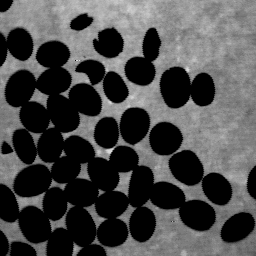
#> input picture TP_LPE/Image.png, 256 x 256 px
$ python lpe2.py
#> lines starting #> are read from the running program, lines starting #| are printed output that depends on the picture; after the words box and inside, x2 and y2 are one past the last pixel; in counts of white or black regions, pixels touching at a corner belong together
import numpy as np
import cv2 as cv
import matplotlib.pyplot as plt

plt.clf()

#Variables
Seuil=20

#Import de l'image
img_grains = cv.imread('Image.png',cv.CV_8UC1)
#> img_grains is the input picture: shape (256, 256); min 0, max 220, mean 73.3

#Seuillage
ret,img_seuil=cv.threshold(img_grains,Seuil,1,cv.THRESH_BINARY_INV)
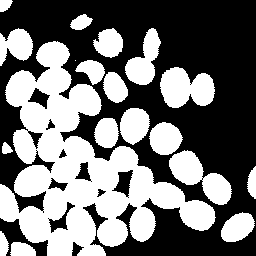
#> img_seuil: shape (256, 256); values 0 (black) and 1 (white), 44.9% white; 19 white regions (1 under 20 px), largest, box (x1, y1, x2, y2) and area: (0, 41, 216, 256) 18627, (160, 67, 215, 108) 1620, (169, 150, 232, 205) 1591
#> ret = 20

#Carte des distances
img_distance=cv.distanceTransform(img_seuil,cv.DIST_L2, cv.DIST_MASK_PRECISE) #Calcul de la carte des distances
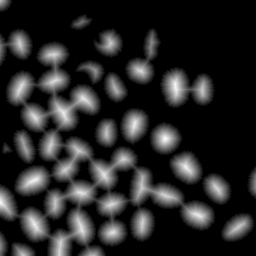
#> img_distance: shape (256, 256) float32; min 0, max 15.62, mean 2.35; drawn with min black and max white
img_distance_inv=(np.amax(img_distance)-img_distance) #Inversion de la carte des distances
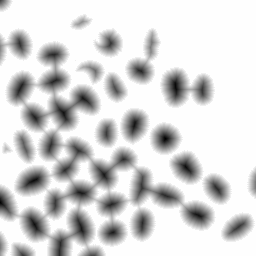
#> img_distance_inv: shape (256, 256) float32; min 0, max 15.62, mean 13.27; drawn with min black and max white
img_distance_final=cv.multiply(img_distance_inv.astype(np.uint8),img_seuil)
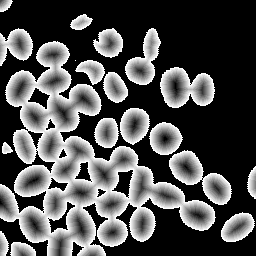
#> img_distance_final: shape (256, 256); min 0, max 14, mean 4.44; drawn with min black and max white

#Obtention des marqueurs des grains deimg_grains
img_dist_seuil_adapt=cv.adaptiveThreshold(img_distance_inv.astype(np.uint8),np.amax(img_distance_final),cv.ADAPTIVE_THRESH_GAUSSIAN_C,cv.THRESH_BINARY_INV,19,2)
#> img_dist_seuil_adapt: shape (256, 256); values 0 (black) and 14 (white), 4% white in thin lines or dots
kernel_open = np.ones((2,2),np.uint8)
img_dist_open=cv.morphologyEx(img_dist_seuil_adapt,cv.MORPH_OPEN,kernel_open)
#> img_dist_open: shape (256, 256); values 0 (black) and 14 (white), 3.2% white; 55 white regions (15 under 20 px), largest, box (x1, y1, x2, y2) and area: (137, 174, 146, 202) 76, (230, 222, 247, 236) 67, (56, 104, 70, 123) 64
kernel_dilate = np.ones((3,3),np.uint8)
img_dist_open=cv.dilate(img_dist_open,kernel_dilate,10)
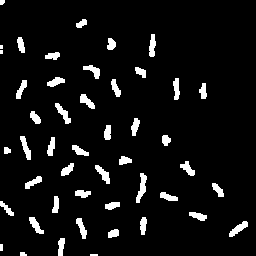
#> img_dist_open: shape (256, 256); values 0 (black) and 14 (white), 6.5% white; 47 white regions (3 under 20 px), largest, box (x1, y1, x2, y2) and area: (136, 173, 147, 203) 162, (55, 103, 71, 124) 134, (229, 221, 248, 237) 133

#Obtention des marqueurs du fond
kernel_erode = np.ones((3,3),np.uint8)
ret,img_seuil_inv=cv.threshold(img_grains,Seuil,255,cv.THRESH_BINARY)
img_marq_fond=cv.erode(img_seuil_inv,kernel_erode,15)
#> img_marq_fond: shape (256, 256); 48.2% white; 21 white regions (7 under 20 px), largest, box (x1, y1, x2, y2) and area: (0, 0, 256, 256) 29810, (0, 220, 47, 256) 479, (16, 194, 44, 210) 234

#attribution des labels des grains
ret, labels_grains = cv.connectedComponents(img_dist_open)
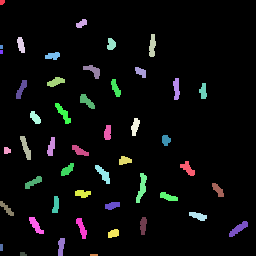
#> labels_grains: shape (256, 256) int32; 48 distinct labels, from 0 to 47; one colour per label, 0 black
#> ret = 48
#labels_grains=labels_grains+10

#Fusion avec le fond
img_final=labels_grains+((img_marq_fond/255)*(np.amax(labels_grains)+1))
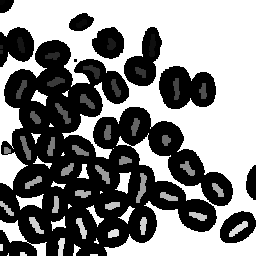
#> img_final: shape (256, 256) float64; min 0, max 48, mean 24.7; drawn with min black and max white


#Affichage
plt.figure(1)
plt.subplot(2,2,1),plt.imshow(img_grains,cmap = 'gray')
plt.title('Original'), plt.xticks([]), plt.yticks([])
plt.subplot(2,2,2),plt.imshow(img_seuil,cmap = 'gray')
plt.title('Seuillee'), plt.xticks([]), plt.yticks([])
plt.subplot(2,2,3),plt.imshow(img_distance_inv,cmap = 'gray')
plt.title('Distance'), plt.xticks([]), plt.yticks([])
plt.subplot(2,2,4),plt.imshow(img_distance_final,cmap = 'gray')
plt.title('Distance_final'), plt.xticks([]), plt.yticks([])

plt.figure(2)
plt.subplot(2,3,1),plt.imshow(img_dist_seuil_adapt,cmap = 'gray')
plt.title('Seuillage adaptatif'), plt.xticks([]), plt.yticks([])
plt.subplot(2,3,2),plt.imshow(img_dist_open,cmap = 'gray')
plt.title('Ouverture'), plt.xticks([]), plt.yticks([])
plt.subplot(2,3,3),plt.imshow(img_marq_fond,cmap = 'gray')
plt.title('Obtention des marqueurs de fond'), plt.xticks([]), plt.yticks([])
plt.subplot(2,3,4),plt.imshow(labels_grains)
plt.title('Marqueurs fusionnes'), plt.xticks([]), plt.yticks([])
plt.subplot(2,3,5),plt.imshow(img_final,'jet')
plt.title('Marqueurs labelisé'), plt.xticks([]), plt.yticks([])


#plt.figure(3)
#plt.subplot(2,2,1),plt.imshow(img_dist_seuil_adapt,cmap = 'gray')
#plt.title('Seuillage adaptatif'), plt.xticks([]), plt.yticks([])


plt.show()


#initialisation de la FAH
FAH_x = []
FAH_y = []
for i in range(0,256):
    FAH_x.append([])
    FAH_y.append([])


for i in range(0, len(img_final)):
    for j in range (0, len(img_final[1])):
        if img_final[i,j]!=0:
            FAH_x[img_distance_final[i,j]].append(i)
            FAH_y[img_distance_final[i,j]].append(j)


vide=0
com=0
plt.ion()
while vide != 1:
    for i in range(0,256):
        if len(FAH_x[i])!=0:
            x=FAH_x[i][0]
            y=FAH_y[i][0]
            del FAH_x[i][0]
            del FAH_y[i][0]
            for k in range(-1,2):
                for l in range(-1,2):
                    if x+k<len(img_distance_final[1]) and x+k>=0 and y+l<len(img_distance_final) and y+l>=0:
                        if img_final[x+k,y+l]==0:
                            img_final[x+k,y+l]=img_final[x,y]
                            FAH_x[img_distance_final[x+k, y+l]].append(x+k)
                            FAH_y[img_distance_final[x+k, y+l]].append(y+l)
                            com+=1
                            if com%500==0:
                                plt.imshow(img_final, 'jet')
                                plt.show()
                                plt.pause(0.00001)

            break
#> img_final: shape (256, 256) float64; under 0.01% of pixels changed, all inside (x1, y1, x2, y2) = (13, 0, 14, 2)
#> after the loop, com = 2
    vide=1
    for i in range (0,256):
        if len(FAH_x[i])!=0:
            vide=0
plt.ioff()
plt.imshow(img_final,'jet')
plt.show()
print ("Nombre de grains de cafe: ")
print (np.max(img_final)-1) #On retranche 1 car le marqueur 1 correspond au fond et non a un grain de cafe


# [77 lines of commented-out code are left out]

Contours = [[0 for k in range(len(img_grains[0]))] for l in range(len(img_grains))]
Contours = np.asarray(Contours)
for x in range(len(Contours[0]) - 1):
    for y in range(len(Contours) - 1):
        if img_final[y, x] != img_final[y + 1, x]:
            Contours[y, x] = 255 - img_grains[y, x]
            Contours[y + 1, x] = 255 - img_grains[y + 1, x]

        if img_final[y, x] != img_final[y, x + 1]:
            Contours[y, x] = 255 - img_grains[y, x]
            Contours[y, x + 1] = 255 - img_grains[y, x + 1]

plt.figure(4)
plt.imshow(Contours)
plt.show()

plt.figure(5)
plt.imshow(img_grains + Contours, 'jet')
plt.show()
